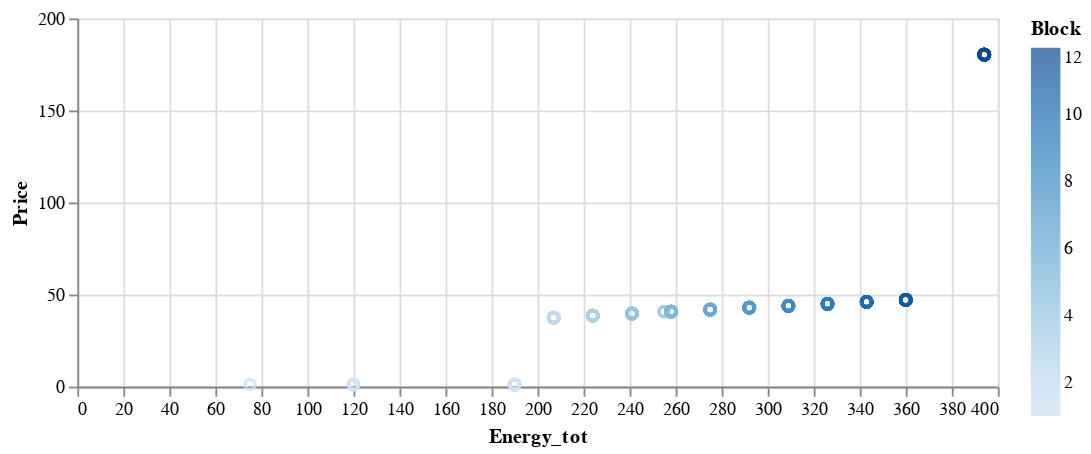

The code cell stored with this chart in its notebook:
### Code cell
alt.Chart(df_plot2).mark_point().encode(
    x='Energy_tot', 
    y='Price',
    color='Block',
    tooltip='Block'
).properties(
    width=500,
    height=200)

### Figure 1 — Vega-Lite specification as saved in the notebook (floating-point values rounded to 4 significant figures; data arrays with more than 128 entries replaced by an {"elided": "..."} marker saying what was removed)
{"config": {"view": {"continuousWidth": 400, "continuousHeight": 300}}, "data": {"name": "data-84aeb20856664aead3413a00c33ba44a"}, "mark": "point", "encoding": {"color": {"type": "quantitative", "field": "Block"}, "tooltip": {"type": "quantitative", "field": "Block"}, "x": {"type": "quantitative", "field": "Energy_tot"}, "y": {"type": "quantitative", "field": "Price"}}, "height": 200, "width": 500, "$schema": "https://vega.github.io/schema/vega-lite/v4.8.1.json", "datasets": {"data-84aeb20856664aead3413a00c33ba44a": {"elided": "199 records"}}}
